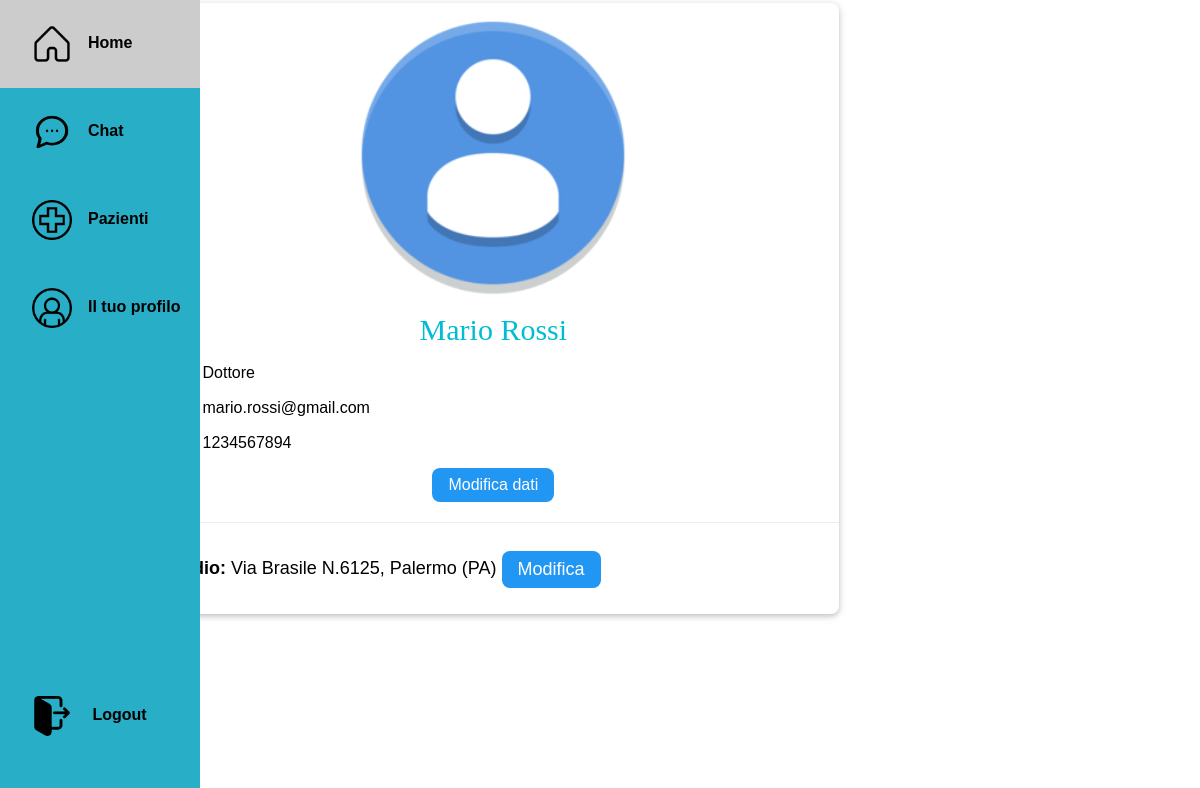
The page /profilo/ (signed in) on the database its author committed.
### myapp/models.py (models this page shows)
class Utente(AbstractUser):
    cf = models.CharField(max_length=16, blank=True)
    nome = models.CharField(max_length=30, blank=True)
    cognome = models.CharField(max_length=30, blank=True)
    provincia = models.CharField(max_length=2, blank=True)
    telefono = models.CharField(max_length=10)
    email = models.EmailField(max_length=100, blank=True)
    genere = models.CharField(max_length=1, choices=[('M', 'Maschio'), ('F', 'Femmina')])
    data_nascita = models.DateField()
    foto_profilo = models.ImageField(upload_to='images/', default='images/avatar-default.png')
    tipo_utente = models.BooleanField(default=False)  # tipo = 1 => dottore, tipo = 0 => paziente
    objects = CustomUserManager()

class Studio(models.Model):
    medico = models.OneToOneField(Utente, on_delete=models.CASCADE, limit_choices_to={'tipo_utente': True})
    via = models.CharField(max_length=50,blank=True)
    civico = models.IntegerField(blank=True)
    citta = models.CharField(max_length=30,blank=True)
    provincia = models.CharField(max_length=2,blank=True)

### myapp/views.py (the view)
# urls.py: path('profilo/', views.profile, name='profilo'),
@login_required(login_url='login')
def profile(request):
    user = request.user
    context={
        'user' : request.user,
        'form':   EditProfileForm(instance=user)
    }
    if user.tipo_utente:
        try:
                studio = Studio.objects.get(medico=request.user)
                studio_form = StudioForm(instance=studio)
        except Studio.DoesNotExist:
                studio = None
                studio_form = StudioForm()
        context['studio'] = studio
        context['studioform'] = studio_form
    return render(request, 'profile.html', context)

### myapp/templates/profile.html (shortened to what this page needs)
{% extends 'base.html' %}
{% load crispy_forms_tags %}
{% load static %}
{% block content %}
<link rel="stylesheet" href="{% static 'css/modals.css' %}">
<div class="w3-container">
    <div class="w3-twothird w3-card-2 w3-round-large w3-white">
        <div class="w3-center">
            <img class="foto_profilo" src="{{request.user.foto_profilo.url}}" id="output" style="width: 300px">
        </div>
        <h2 class="w3-cursive w3-center w3-text-cyan">{{ user.nome }} {{ user.cognome }}</h2>
        {% if not user.tipo_utente %}
        <p><i class="fa fa-briefcase fa-fw w3-margin-left w3-margin-right w3-large w3-text-cyan"></i>Paziente</p>
        {% else %}
        <p>Dottore</p>
        {% endif %}
        <p>{{ user.email }}</p><p>{{ user.telefono }}</p>
        <div class="w3-center">
            <button onclick="openModal('editing')" class="w3-btn w3-round-large w3-blue">Modifica dati</button>
        </div>
        <hr />
        {% if user.tipo_utente is True %}
        {% if studio %}
        <p class="w3-padding w3-large w3-text-black"><strong>Studio: </strong> Via {{studio.via}}
            N.{{studio.civico}}, {{studio.citta}} ({{studio.provincia}})
            <button onclick="openModal('studioModal')"
                class="w3-btn w3-round-large w3-blue w3-right-align">Modifica</button>
        </p>
        {% else %}
        <p class="w3-center w3-text-black w3-margin-bottom"><strong>Non hai ancora indicato uno studio.</strong>
            <a class="w3-margin-right w3-round-large" href="javascript:void(0)"
                onclick="openModal('studioModal')">Clicca
                qui per aggiungerlo!</a>
        </p>
        {% endif %}
        {% endif %}
    </div>
</div>
{% endblock %}

### static/css/styles.css (style rules this page uses)
html { box-sizing: border-box }
*, *:before, *:after { box-sizing: inherit }
html { -ms-text-size-adjust: 100%; -webkit-text-size-adjust: 100% }
b, strong { font-weight: bolder }
img { border-style: none; width: auto; height: auto; }
hr { box-sizing: content-box; height: 0; overflow: visible }
button, input, select, textarea, optgroup { font: inherit; margin: 0 }
button, input { overflow: visible }
button, select { text-transform: none }
button, [type=button], [type=reset], [type=submit] { -webkit-appearance: button }
html, body { font-family: Arial, sans-serif; margin: 0; padding: 0; display: flex; margin: 0; height: 100%; width: 100%; }
html { overflow-x: hidden }
h2 { font-size: 30px }
.w3-cursive { font-family: cursive }
h1, h2, h3, h4, h5, h6 { font-family: "Segoe UI", Arial, sans-serif; font-weight: 400; margin: 10px 0 }
hr { border: 0; border-top: 1px solid #eee; margin: 20px 0 }
img { vertical-align: middle }
.w3-btn, .w3-button { border: none; display: inline-block; padding: 8px 16px; vertical-align: middle; overflow: hidden; text-decoration: none; color: inherit; background-color: inherit; text-align: center; cursor: pointer; white-space: nowrap }
.w3-btn, .w3-button { -webkit-touch-callout: none; -webkit-user-select: none; -khtml-user-select: none; -moz-user-select: none; -ms-user-select: none; user-select: none }
.w3-container:after, .w3-container:before, .w3-panel:after, .w3-panel:before, .w3-row:after, .w3-row:before, .w3-row-padding:after, .w3-row-padding:before, .w3-cell-row:before, .w3-cell-row:after, .w3-clear:after, .w3-clear:before, .w3-bar:before, .w3-bar:after { content: ""; display: table; clear: both }
.w3-col, .w3-half, .w3-third, .w3-twothird, .w3-threequarter, .w3-quarter { float: left; width: 100% }
@media (min-width:601px) { .w3-col.m8, .w3-twothird { width: 66.66666% } }
.w3-round-large { border-radius: 8px }
.w3-container, .w3-panel { padding: 0.01em 16px; width: auto; }
.w3-card, .w3-card-2 { box-shadow: 0 2px 5px 0 rgba(0, 0, 0, 0.16), 0 2px 10px 0 rgba(0, 0, 0, 0.12) }
.w3-large { font-size: 18px !important }
.w3-right-align { text-align: right !important }
.w3-center { text-align: center !important }
.w3-padding { padding: 8px 16px !important; padding-top:0; }
.w3-blue, .w3-hover-blue:hover { color: #fff !important; background-color: #2196F3 !important }
.w3-white, .w3-hover-white:hover { color: #000 !important; background-color: #fff !important }
.w3-text-cyan, .w3-hover-text-cyan:hover { color: #00bcd4 !important }
.w3-text-black, .w3-hover-text-black:hover { color: #000 !important }

### rows shown on the page
Utente: user.foto_profilo (placeholder picture), nome "Mario", cognome "Rossi", email "mario.rossi@gmail.com", telefono "1234567894"
Studio: via "Brasile", civico "6125", citta "Palermo", provincia "PA"
